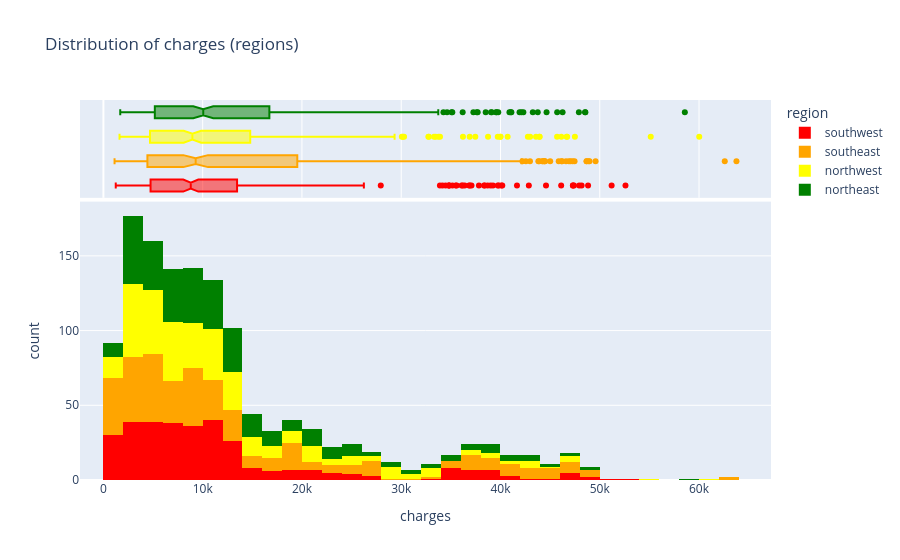

Notebook code cell kept with this figure:
### Code cell
fig = px.histogram(
    medical,
    x="charges",
    marginal="box",
    color="region",
    color_discrete_sequence=["red", "orange", "yellow", "green"],
    title="Distribution of charges (regions)"
)

fig.show()

### Figure 1 — Plotly figure (JSON) as saved in the notebook; plotly's stock layout.template omitted (floating-point values rounded to 4 significant figures; data arrays with more than 128 entries replaced by an {"elided": "..."} marker saying what was removed)
{"data": [{"bingroup": "x", "hovertemplate": "region=southwest<br>charges=%{x}<br>count=%{y}<extra></extra>", "legendgroup": "southwest", "marker": {"color": "red", "pattern": {"shape": ""}}, "name": "southwest", "orientation": "v", "showlegend": true, "type": "histogram", "x": {"elided": "325 float values"}, "xaxis": "x", "yaxis": "y"}, {"hovertemplate": "region=southwest<br>charges=%{x}<extra></extra>", "legendgroup": "southwest", "marker": {"color": "red"}, "name": "southwest", "notched": true, "showlegend": false, "type": "box", "x": {"elided": "325 float values"}, "xaxis": "x2", "yaxis": "y2"}, {"bingroup": "x", "hovertemplate": "region=southeast<br>charges=%{x}<br>count=%{y}<extra></extra>", "legendgroup": "southeast", "marker": {"color": "orange", "pattern": {"shape": ""}}, "name": "southeast", "orientation": "v", "showlegend": true, "type": "histogram", "x": {"elided": "364 float values"}, "xaxis": "x", "yaxis": "y"}, {"hovertemplate": "region=southeast<br>charges=%{x}<extra></extra>", "legendgroup": "southeast", "marker": {"color": "orange"}, "name": "southeast", "notched": true, "showlegend": false, "type": "box", "x": {"elided": "364 float values"}, "xaxis": "x2", "yaxis": "y2"}, {"bingroup": "x", "hovertemplate": "region=northwest<br>charges=%{x}<br>count=%{y}<extra></extra>", "legendgroup": "northwest", "marker": {"color": "yellow", "pattern": {"shape": ""}}, "name": "northwest", "orientation": "v", "showlegend": true, "type": "histogram", "x": {"elided": "325 float values"}, "xaxis": "x", "yaxis": "y"}, {"hovertemplate": "region=northwest<br>charges=%{x}<extra></extra>", "legendgroup": "northwest", "marker": {"color": "yellow"}, "name": "northwest", "notched": true, "showlegend": false, "type": "box", "x": {"elided": "325 float values"}, "xaxis": "x2", "yaxis": "y2"}, {"bingroup": "x", "hovertemplate": "region=northeast<br>charges=%{x}<br>count=%{y}<extra></extra>", "legendgroup": "northeast", "marker": {"color": "green", "pattern": {"shape": ""}}, "name": "northeast", "orientation": "v", "showlegend": true, "type": "histogram", "x": {"elided": "324 float values"}, "xaxis": "x", "yaxis": "y"}, {"hovertemplate": "region=northeast<br>charges=%{x}<extra></extra>", "legendgroup": "northeast", "marker": {"color": "green"}, "name": "northeast", "notched": true, "showlegend": false, "type": "box", "x": {"elided": "324 float values"}, "xaxis": "x2", "yaxis": "y2"}], "layout": {"autosize": true, "barmode": "relative", "legend": {"title": {"text": "region"}, "tracegroupgap": 0}, "title": {"text": "Distribution of charges (regions)"}, "xaxis": {"anchor": "y", "autorange": true, "domain": [0, 1], "range": [-2359.0, 67250.0], "title": {"text": "charges"}, "type": "linear"}, "xaxis2": {"anchor": "y2", "autorange": true, "domain": [0, 1], "matches": "x", "range": [-2359.0, 67250.0], "showgrid": true, "showticklabels": false, "type": "linear"}, "yaxis": {"anchor": "x", "autorange": true, "domain": [0, 0.7326], "range": [0, 186.3], "title": {"text": "count"}}, "yaxis2": {"anchor": "x2", "autorange": true, "domain": [0.7426, 1], "matches": "y2", "range": [-0.5, 3.5], "showgrid": false, "showline": false, "showticklabels": false, "ticks": "", "type": "category"}}}
